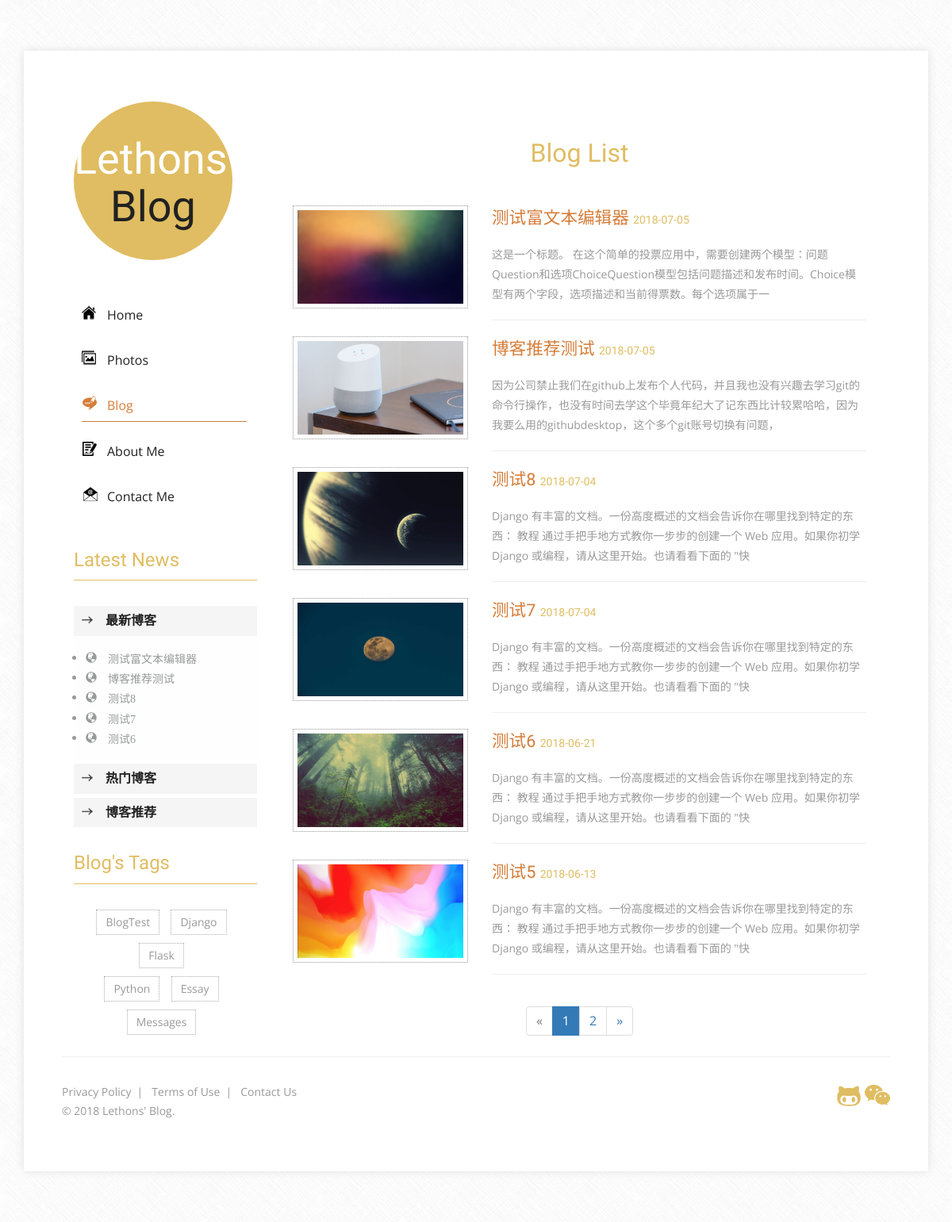
Screenshot of /blog/ with the database file from the repository.
### blog/models.py (models this page shows, shortened)
class Blog(models.Model):
    title = models.CharField(max_length=20)
    content = RichTextUploadingField()
    publish_time = models.DateTimeField(default=datetime.now)
    update_time = models.DateTimeField(auto_now=True)
    tag = models.ForeignKey(Tag, on_delete=models.DO_NOTHING)
    image = models.ImageField(upload_to='blog/%Y/%m/%d')
    is_commend = models.BooleanField(default=False)
    class Meta:
        ordering = ['-publish_time']

class Tag(models.Model):
    tag = models.CharField(max_length=10)
    def __str__(self):
        return self.tag

### blog/views.py (the view)
# urls.py: path('blog/', views.blog_list, name='blog_list'),
def blog_list(request):
    blogs = Blog.objects.all()
    ctx1 = blog_paginator(request, blogs)
    if not ctx1:
        return redirect('blog_list')
    ctx2 = left_comment_date()
    ctx = dict(ctx1, **ctx2)
    return render_to_response('blog/blog_list.html', ctx)

### blog/views.py (called while the page is built)
def blog_paginator(req, blogs):
    ctx = {}
    page_num = req.GET.get('page', 1)
    pages = Paginator(blogs, 6)
    if int(page_num) > pages.num_pages:
        return ctx
    else:
        blogs = pages.page(page_num)
        current_page_num = blogs.number
        page_range = list(range(max(current_page_num-2, 1), min(current_page_num+2, pages.num_pages)+1))
        ctx['blogs'] = blogs
        ctx['pages'] = pages
        ctx['page_range'] = page_range
        return ctx

def left_comment_date():
    ctx = {}
    tags = Tag.objects.all()
    commend_blogs = Blog.objects.filter(is_commend=True)
    ctx['tags'] = tags
    ctx['commend_blogs'] = commend_blogs
    return ctx

### templates/blog/blog_list.html (shortened to what this page needs)
{% extends 'blog/index.html' %}
{% load staticfiles %}
{% block nav %}
<li><a href="{% url 'home' %}" class="hvr-underline-from-left"><i class="home1"></i>Home</a></li>
<li><a href="{% url 'photos' %}" class="hvr-underline-from-left"><i class="picture1"></i>Photos</a></li>
<li class="active"><a href="{% url 'blog_list' %}"><i class="edit"></i>Blog</a></li>
<li><a href="{% url 'about_me' %}" class="hvr-underline-from-left"><i class="text-size1"></i>About Me</a></li>
<li><a href="{% url 'contact_me' %}" class="hvr-underline-from-left"><i class="envelope1"></i>Contact Me</a></li>
{% endblock %}
{% block left_middle %}
    <div class="latest-news">
        <h2>Latest News</h2>
        <div class="panel-group" id="accordion" role="tablist" aria-multiselectable="true">
            <div class="panel panel-default">
                <div class="panel-heading" role="tab" id="headingOne">
                    <h4 class="panel-title">
                    <a role="button" data-toggle="collapse" data-parent="#accordion" href="#collapseOne" aria-expanded="true" aria-controls="collapseOne">
                        <strong>最新博客</strong>
                    </a>
                  </h4>
                </div>
                <div id="collapseOne" class="panel-collapse collapse in" role="tabpanel" aria-labelledby="headingOne">
                    <div class="panel-body">
                        <ul>
                            {% for blog in blogs|slice:":5" %}
                                <li class="my-latest-news">
                                    <a href="{% url 'blog_detail' blog.pk %}" class="glyphicon glyphicon-globe" aria-hidden="true">
                                        {{ blog.title|truncatechars:10 }}
                                    </a>
                                </li>
                            {% endfor %}
                        </ul>
                    </div>
                </div>
            </div>
            <div class="panel panel-default">
                <div class="panel-heading" role="tab" id="headingTwo">
                    <h4 class="panel-title">
                        <a class="collapsed" role="button" data-toggle="collapse" data-parent="#accordion" href="#collapseTwo" aria-expanded="false" aria-controls="collapseTwo">
                            <strong>热门博客</strong>
                        </a>
                    </h4>
                </div>
            </div>
            <div class="panel panel-default">
                <div class="panel-heading" role="tab" id="headingThree">
                    <h4 class="panel-title">
                        <a class="collapsed" role="button" data-toggle="collapse" data-parent="#accordion" href="#collapseThree" aria-expanded="false" aria-controls="collapseThree">
                            <strong>博客推荐</strong>
                        </a>
                    </h4>
                </div>
            </div>
        </div>
        <div class="cat-grid">
            <h3>Blog's Tags</h3>
            <div class="top-social-icons">
                {% for tag in tags|slice:":3" %}
                    <a href="{% url 'comment_tag_list' tag %}">{{ tag }}</a>
                {% endfor %}
                {% for tag in tags|slice:"3:5" %}
                    <a href="{% url 'comment_tag_list' tag %}">{{ tag }}</a>
                {% endfor %}
                    <a href="#">Messages</a>
            </div>
        </div>
    </div>
{% endblock %}
{% block right_bottom %}
<div class="col-xs-9 banner-body-right">
    <div class="gallery-head text-center">
        {% block right-title %}
            <h5>Blog List</h5>
        {% endblock %}
    </div>
    <div class="blog">
        {% if blogs %}
            {% for blog in blogs %}
                <div class="blog-grid">
                    <div class="col-xs-4 blog-grid-left">
                        <a href="{% url 'blog_detail' blog.pk %}"><img src="/media/{{ blog.image }}" alt=" " class="img-responsive" /></a>
                    </div>
                    <div class="col-xs-8 blog-grid-right">
                        <h4>
                            <a href="{% url 'blog_detail' blog.pk %}">{{ blog.title }}
                                <span class="text-right" style="font-size: 14px; color: #E0BD62;">{{ blog.publish_time|date:'Y-m-d' }}</span>
                            </a>
                        </h4>
                        <p>{{ blog.content|striptags|truncatechars_html:105 }}</p>
                        <hr>
                    </div>
                </div>
            {% endfor %}
        {% else %}
            <div class="blog-grid">
            <div class="col-xs-12" style="height: 330px; padding-top: 20%">
                <h4 class="text-center" style="font-size: 300%">暂无博客，敬请期待</h4>
            </div>
            </div>
        {% endif %}
    </div>
    <div class="text-center">
            <ul class="pagination">
                {% if blogs.has_previous %}
                    <li><a href="?page={{ blogs.previous_page_number }}" aria-label="Previous"><span aria-hidden="true">&laquo;</span></a></li>
                {% else %}
                    <li class="disabled"><a href="#" aria-label="Previous"><span aria-hidden="true">&laquo;</span></a></li>
                {% endif %}
                {% for page in page_range %}
                    {% if blogs.number == page %}
                        <li class="active"><a href="?page={{ page }}">{{ page }} <span class="sr-only">(current)</span></a></li>
                    {% else %}
                        <li><a href="?page={{ page }}">{{ page }}</a></li>
                    {% endif %}
                {% endfor %}
                {% if blogs.has_next %}
                    <li><a href="?page={{ blogs.next_page_number }}" aria-label="Next"><span aria-hidden="true">&raquo;</span></a></li>
                {% else %}
                    <li class="disabled"><a href="#" aria-label="Next"><span aria-hidden="true">&raquo;</span></a></li>
                {% endif %}
            </ul>
    </div>
</div>
{% endblock %}

### static/css/style.css (style rules this page uses)
html, body { font-size: 100%; background: #fff; font-family: 'Open Sans', sans-serif; }
p,body { margin:0; }
h1,h2,h3,h4,h5,h6 { font-family: 'Comfortaa', cursive; margin:0; }
ul,label { margin:0; padding:0; }
i.home1 { background: url(../images/img-sp.png) no-repeat -20px -240px; display: inline-block; width: 18px; height: 18px; }
i.picture1 { background: url(../images/img-sp.png) no-repeat -97px -240px; display: inline-block; width: 18px; height: 18px; }
i.edit,.navbar-default .navbar-nav > li > a:hover i.edit1 { background: url(../images/img-sp.png) no-repeat -182px -287px; display: inline-block; width: 18px; height: 18px; }
i.text-size1 { background: url(../images/img-sp.png) no-repeat -274px -239px; display: inline-block; width: 18px; height: 18px; }
i.envelope1 { background: url(../images/img-sp.png) no-repeat -354px -240px; display: inline-block; width: 18px; height: 18px; }
.navbar-nav > li { float: none; }
.navbar-nav > li > a { padding:10px 0; margin: 15px 10px; font-size: 1em; color:#212121 !important; width: 90%; }
.navbar-nav > li > a i { padding-left: 2em; }
.navbar-default .navbar-nav > .active > a, .navbar-default .navbar-nav > .active > a:hover, .navbar-default .navbar-nav > .active > a:focus { color:#D57D39 !important; background: transparent; border-bottom: 1px solid; }
.hvr-underline-from-left { display: inline-block; vertical-align: middle; -webkit-transform: translateZ(0); transform: translateZ(0); box-shadow: 0 0 1px rgba(0, 0, 0, 0); -webkit-backface-visibility: hidden; backface-visibility: hidden; -moz-osx-font-smoothing: grayscale; position: relative; overflow: hidden; }
.hvr-underline-from-left:before { content: ""; position: absolute; z-index: -1; left: 0; right: 100%; bottom: 0; background: #D57D39 ; height: 1px; -webkit-transition-property: right; transition-property: right; -webkit-transition-duration: 0.3s; transition-duration: 0.3s; -webkit-transition-timing-function: ease-out; transition-timing-function: ease-out; }
.latest-news h2,.latest-news h3 { font-size:1.5em; color:#E0BD62; margin:0; padding-bottom:.5em; border-bottom:1px solid #E0BD62; }
.panel-group { margin: 2em 0; }
.panel-body { font-size: 14px; color: #999; line-height: 1.8em; }
.panel-title > a, .panel-title > small, .panel-title > .small, .panel-title > small > a, .panel-title > .small > a { color: #212121; font-size: 1em; text-decoration:none; }
.panel-heading { padding: 10px 5px 10px 40px; background: url(../images/img-sp.png) no-repeat -19px -183px; }
.panel-default { border: none; }
.panel-group .panel-heading + .panel-collapse > .panel-body, .panel-group .panel-heading + .panel-collapse > .list-group { border-top: none; }
.collapse.in { background: #FEFEFE; }
.panel { box-shadow: none; }
.gallery-grids,.blog,.single { margin:3em 0 2em; }
.gallery-head h5 { font-size:2em; color: #E0BD62; margin: 1.5em 0 0; }
.blog-grid-left img { padding:.3em; border:1px dotted #999; }
.blog-grid-right h4 a { text-transform: capitalize; font-size:1.2em; color: #D57D39; margin: 0; line-height: 1.5em; text-decoration:none; }
.blog-grid-right p { margin:1em 0 0; color:#999; font-size:14px; line-height:1.8em; }
.blog-grid-right a span { margin:1em 0 0; font-size:1em; color:#212121; }
.blog-grid:nth-child(2) { margin:2em 0; }
.cat-grid { float:left; width: 100%; text-align: center; }
.cat-grid h3 { text-align: left; !important; }
.top-social-icons { margin-top: 2em; }
.top-social-icons a { position: relative; display: inline-block; margin-right: 10px; margin-bottom: 10px; background: none; border:1px dotted #adadad; padding: 5px 11px; color: #999; font-size: 14px; text-decoration:none; transition:.5s ease-in; }
.pagination > .active > a, .pagination > .active > span, .pagination > .active > a:hover, .pagination > .active > span:hover, .pagination > .active > a:focus, .pagination > .active > span:focus { z-index: 0; }

### templates/blog/index.html (style rules this page uses)
.my-latest-news a { color: #979A9A; }

### rows the page displays
Blog: title "测试富文本编辑器", image (picture), publish_time "2018-07-05", content "这是一个标题。 在这个简单的投票应用中，需要创建两个模型：问题Question和选项ChoiceQuestion模型包括问题描述和发布时间。Choice模型有两个字段，选项描述和当前得票数。每个选项属于一"
Blog: title "博客推荐测试", image (picture), publish_time "2018-07-05", content "因为公司禁止我们在github上发布个人代码，并且我也没有兴趣去学习git的命令行操作，也没有时间去学这个毕竟年纪大了记东西比计较累哈哈，因为我要么用的githubdesktop，这个多个git账号切换有问题，"
Blog: title "测试8", image (picture), publish_time "2018-07-04", content "Django 有丰富的文档。一份高度概述的文档会告诉你在哪里找到特定的东西： 教程 通过手把手地方式教你一步步的创建一个 Web 应用。如果你初学 Django 或编程，请从这里开始。也请看看下面的 \"快"
Blog: title "测试7", image (picture), publish_time "2018-07-04", content "Django 有丰富的文档。一份高度概述的文档会告诉你在哪里找到特定的东西： 教程 通过手把手地方式教你一步步的创建一个 Web 应用。如果你初学 Django 或编程，请从这里开始。也请看看下面的 \"快"
Blog: title "测试6", image (picture), publish_time "2018-06-21", content "Django 有丰富的文档。一份高度概述的文档会告诉你在哪里找到特定的东西： 教程 通过手把手地方式教你一步步的创建一个 Web 应用。如果你初学 Django 或编程，请从这里开始。也请看看下面的 \"快"
Tag: tag "BlogTest"
Tag: tag "Django"
Tag: tag "Flask"
Tag: tag "Python"
Tag: tag "Essay"
Blog: image (picture), title "测试5", publish_time "2018-06-13", content "Django 有丰富的文档。一份高度概述的文档会告诉你在哪里找到特定的东西： 教程 通过手把手地方式教你一步步的创建一个 Web 应用。如果你初学 Django 或编程，请从这里开始。也请看看下面的 \"快"

### other values shown
{{ page }} "1"
{{ page }} "2"
